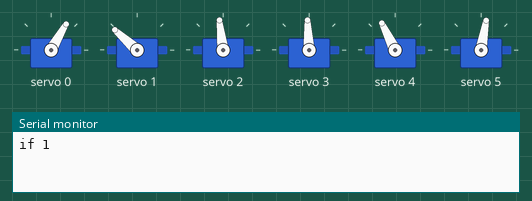
The sketch below on a simulated ESP32. On the bench: 6 × servo, the last lines printed to the serial monitor.

Above: at 3.1 s.
At 3.25 s:
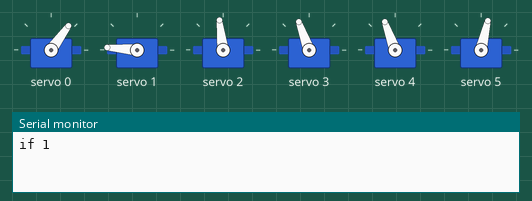
At 3.45 s:
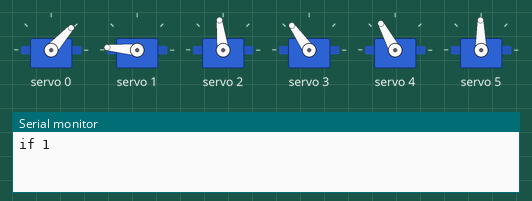
At 3.85 s:
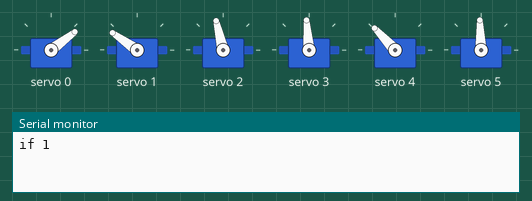
At 4.25 s:
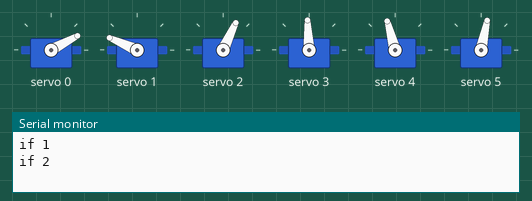
At 4.65 s:
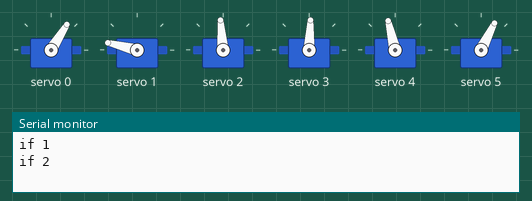
Timing chart, 0 to 6.7 s (numbered marks = the images above):
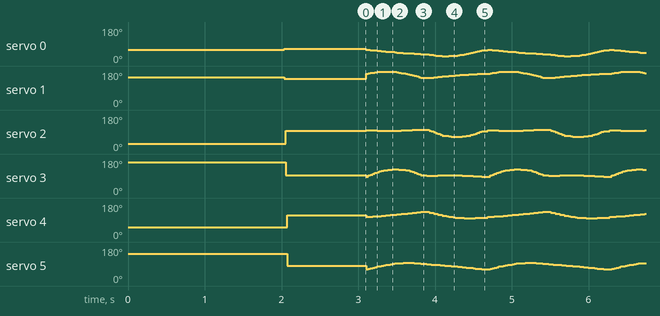

The sketch:

V1_Walking_Cycle.ino
```cpp
///////////////////////////////////////////////////////////////////////////////////////////////////
// Walking gait V1 D style cycle (rotated 90 degrees anticlockwise)
///////////////////////////////////////////////////////////////////////////////////////////////////
#include <Wire.h>
#include <Adafruit_PWMServoDriver.h>

Adafruit_PWMServoDriver pwm = Adafruit_PWMServoDriver(0x40);


#define SERVO_FREQ 50 // Analog servos run at ~50 Hz
#define SERVOMINPWM 80  // Minimum pulse length count for 996
#define SERVOMAXPWM 560  // Maximum pulse length count for 996


int SERVOMINDEG = 0;  // Minimum degree
int SERVOMAXDEG = 210;  // Maximum degree
int OffsetDeg = 15;

int SERVOMINWORK = SERVOMINDEG + OffsetDeg; //Set min degree to ensure all motors have a working range of 180 degrees
int SERVOMAXWORK = SERVOMAXDEG - OffsetDeg; //Set max degree to ensure all motors have a working range of 180 degrees

int SERVOMINPWMWORK = map(SERVOMINWORK,SERVOMINDEG,SERVOMAXDEG,SERVOMINPWM,SERVOMAXPWM);
int SERVOMAXPWMWORK = map(SERVOMAXWORK,SERVOMINDEG,SERVOMAXDEG,SERVOMINPWM,SERVOMAXPWM);

int MidPoint = (SERVOMAXWORK + SERVOMINWORK)/2;

float L1 = 70.85; //M0/1 to M2/3 link length
float theta1 = 0;

float L2 = 77; //M2/3 to M4/5 Link length
float theta2 = 0;

float L3 = 79.35; //M4/5 to Floor Link Length
float theta3 = 0;

double stepHeight = 15;
double stepMidYPoint = 190;

double stepMidXPoint = 0;
double stepXOffset = 15;

int ZeroPotions[] = {112,105,175,30,155,55};


//Uses Zero Potions
void StraightLeg(){

  pwm.setPWM(0, 0, map(ZeroPotions[0],SERVOMINWORK,SERVOMAXWORK, SERVOMINPWMWORK, SERVOMAXPWMWORK));
  pwm.setPWM(1, 0, map(ZeroPotions[1],SERVOMINWORK,SERVOMAXWORK, SERVOMINPWMWORK, SERVOMAXPWMWORK));
  delay(10);
  pwm.setPWM(2, 0, map(ZeroPotions[2],SERVOMINWORK,SERVOMAXWORK, SERVOMINPWMWORK, SERVOMAXPWMWORK));
  pwm.setPWM(3, 0, map(ZeroPotions[3],SERVOMINWORK,SERVOMAXWORK, SERVOMINPWMWORK, SERVOMAXPWMWORK));
  delay(10);
  pwm.setPWM(4, 0, map(ZeroPotions[4],SERVOMINWORK,SERVOMAXWORK, SERVOMINPWMWORK, SERVOMAXPWMWORK));
  pwm.setPWM(5, 0, map(ZeroPotions[5],SERVOMINWORK,SERVOMAXWORK, SERVOMINPWMWORK, SERVOMAXPWMWORK));
  delay(10);
}
//Sat
void Sat(){

  //Thigh
  pwm.setPWM(0, 0, map(70,SERVOMINWORK,SERVOMAXWORK, SERVOMINPWMWORK, SERVOMAXPWMWORK));
  pwm.setPWM(1, 0, map(150,SERVOMINWORK,SERVOMAXWORK, SERVOMINPWMWORK, SERVOMAXPWMWORK));
  delay(10);
  //Knee
  pwm.setPWM(2, 0, map(40,SERVOMINWORK,SERVOMAXWORK, SERVOMINPWMWORK, SERVOMAXPWMWORK)); //36/37
  pwm.setPWM(3, 0, map(165,SERVOMINWORK,SERVOMAXWORK, SERVOMINPWMWORK, SERVOMAXPWMWORK));//175
  delay(10);
  //Ankle
  pwm.setPWM(4, 0, map(61,SERVOMINWORK,SERVOMAXWORK, SERVOMINPWMWORK, SERVOMAXPWMWORK)); //61
  pwm.setPWM(5, 0, map(147,SERVOMINWORK,SERVOMAXWORK, SERVOMINPWMWORK, SERVOMAXPWMWORK));
  delay(10);

}

//Calc invers kine of xy of leg with end potioning established
void XYCalc(int x, int y){
  //Serial.printf("\nX = %d, Y = %d \n", x, y);
  //Calc for the planar leg (just for motors 4 to 9)
  float A = y - L3;
  float G = sqrt(sq(x) + sq(y-L3)); //assuming y is from joint

  theta2 = acos((sq(G)-sq(L1)-sq(L2)) / ((-2) * L1 * L2));


  float alpha = atan(x/A);
  float beta = asin((L2 * sin(theta2)) / G);

  theta1 = alpha + beta;


  theta1 = theta1 *180/ PI;
  theta2 = theta2 *180/ PI;

  theta3 = 180 - theta1 - theta2;

  // Serial.print("Theta1 = ");
  // Serial.println(theta1);
  // Serial.print("Theta2 = ");
  // Serial.println(theta2);
  // Serial.print("Theta3 = ");
  // Serial.println(theta3);
  // Serial.println();

}

void RightLeg(int ThighOffset){

  //Thigh
  pwm.setPWM(0, 0, map(ZeroPotions[0] - (theta1 + ThighOffset),SERVOMINWORK,SERVOMAXWORK, SERVOMINPWMWORK, SERVOMAXPWMWORK));
  //delay(20);
  //Knee
  pwm.setPWM(2, 0, map(ZeroPotions[2] - (180 - theta2),SERVOMINWORK,SERVOMAXWORK, SERVOMINPWMWORK, SERVOMAXPWMWORK));
  //delay(20);
  //Ankle
  pwm.setPWM(4, 0, map(ZeroPotions[4] - theta3,SERVOMINWORK,SERVOMAXWORK, SERVOMINPWMWORK, SERVOMAXPWMWORK));
  //delay(20);
}

void LeftLeg(int ThighOffset){

  //Thigh
  pwm.setPWM(1, 0, map(ZeroPotions[1] + (theta1 + ThighOffset),SERVOMINWORK,SERVOMAXWORK, SERVOMINPWMWORK, SERVOMAXPWMWORK));
  //delay(20);
  //Knee
  pwm.setPWM(3, 0, map(ZeroPotions[3] + (180 - theta2),SERVOMINWORK,SERVOMAXWORK, SERVOMINPWMWORK, SERVOMAXPWMWORK));
  //delay(20);
  //Ankle
  pwm.setPWM(5, 0, map(ZeroPotions[5] + theta3,SERVOMINWORK,SERVOMAXWORK, SERVOMINPWMWORK, SERVOMAXPWMWORK));
  //delay(20);
}


//Use for seting XY posiont of the legs
void MotorSet(int ThighOffset){

  //Thigh
  pwm.setPWM(0, 0, map(ZeroPotions[0] - (theta1 + ThighOffset),SERVOMINWORK,SERVOMAXWORK, SERVOMINPWMWORK, SERVOMAXPWMWORK));
  pwm.setPWM(1, 0, map(ZeroPotions[1] + (theta1 + ThighOffset),SERVOMINWORK,SERVOMAXWORK, SERVOMINPWMWORK, SERVOMAXPWMWORK));
  delay(20);
  //Knee
  pwm.setPWM(2, 0, map(ZeroPotions[2] - (180 - theta2),SERVOMINWORK,SERVOMAXWORK, SERVOMINPWMWORK, SERVOMAXPWMWORK));
  pwm.setPWM(3, 0, map(ZeroPotions[3] + (180 - theta2),SERVOMINWORK,SERVOMAXWORK, SERVOMINPWMWORK, SERVOMAXPWMWORK));
  delay(20);
  //Ankle
  pwm.setPWM(4, 0, map(ZeroPotions[4] - abs(theta3),SERVOMINWORK,SERVOMAXWORK, SERVOMINPWMWORK, SERVOMAXPWMWORK));
  pwm.setPWM(5, 0, map(ZeroPotions[5] + abs(theta3),SERVOMINWORK,SERVOMAXWORK, SERVOMINPWMWORK, SERVOMAXPWMWORK));
  delay(20);


}

void StandPos(){
  int x = 0;
  int y = 200;
  int offset = 0;
  XYCalc(x,y);
  MotorSet(offset);
}

//////////////////////////////////////////////////////////////////////////////////////////////////////////////////////////////////////////////////

void setup() {
  Serial.begin(9600);
  pwm.begin();
  pwm.setPWMFreq(SERVO_FREQ); // Set PWM frequency to 50 Hz
  pwm.setOscillatorFrequency(27000000);

  Sat();
  delay(2000);
  StandPos();
  delay(1000);

}

//////////////////////////////////////////////////////////////////////////////////////////////////////////////////////////////////////////////////

void loop() {


  //delay(200);
  int SweepDelay = 25;
  int MinX = -20; //forward, can be either -ive or +ive
  int MaxX = 30; //back Has to always be positive
  int DiffX = abs(MaxX) + abs(MinX);
  int MidRangeX = DiffX / 2;
  int MidX = MaxX - MidRangeX;
  int QuaterRangeX = MidRangeX/2;
  int LowerQuaterX = MidX - QuaterRangeX;
  int UpperQuaterX = MidX + QuaterRangeX;

  int yStand = 200;
  int yUp = 170;

  int y = yStand;

  //Left leg
  int step = 0;
  int Lx;
  int Ly = yStand;

  int Thigh = 15;


  //Sweeping x axis
  //Right Leg slides back while left lifts
  Serial.printf("if 1\n");
  for (int x = MinX; x <= MaxX; x=x+2){

    /*Serial.print("X = ");
    Serial.println(x);
    Serial.print("Y = ");
    Serial.println(y);*/

    //calc position of right Leg
    XYCalc(x,y);
    RightLeg(Thigh);

    Lx = MaxX - (step*2);
   /* Serial.print("LX = ");
    Serial.println(Lx);
    Serial.print("LY = ");
    Serial.println(Ly);*/

    //Calc position of left leg
    XYCalc(Lx,Ly);
    LeftLeg(Thigh);
    delay(SweepDelay);
    step++;
    //Serial.printf("Lx = %d\n", Lx);
    //Serial.printf("Ly = %d\n", Ly);

    //changing the hight of the left leg
    if (Lx >= UpperQuaterX){
      Ly = Ly - 3;
      //Serial.printf("Ly, UpperQuaterX = %d\n", Ly);
    }else if((MidX < Lx) && (Lx <= UpperQuaterX)){
      Ly= Ly -1;
      //Serial.printf("Ly, MidX, UpperQuaterX = %d\n", Ly);

    }else if((MidX >= Lx) && (Lx > LowerQuaterX)){
      Ly = Ly +1;
      //Serial.printf("Ly, MidX, LowerQuaterX = %d\n", Ly);
    }
    else if(Lx <= LowerQuaterX){
      Ly = Ly + 3;
      //Serial.printf("Ly, LowerQuaterX = %d\n", Ly);
    }

    if(Ly > yStand){Ly = yStand;}
    else if (Ly < yUp){Ly = yUp;}

  }
  delay(50);

  //////////////////////////////

  //Reset variables
  Ly = yStand;
  step = 0;


  //////////////////////////////

  Serial.printf("if 2\n");
  //Right leg lifts as left slides back
  for (int x = MaxX; x >= MinX; x = x-2){

    //Calc Right leg
    XYCalc(x,y);
    /*Serial.print("X = ");
    Serial.println(x);
    Serial.print("Y = ");
    Serial.println(y);*/
    RightLeg(Thigh);


    //change the height of the right leg for next iteration
    if (x >= UpperQuaterX){
      y = y - 3;
    }else if((MidX < x) && (x <= UpperQuaterX)){
      y = y - 1;
    }else if((MidX >= x) && (x > LowerQuaterX)){
      y = y +1;
    }else if(x <= LowerQuaterX){
      y = y + 3;
    }

    if(y > yStand){y = yStand;}
    else if (y < yUp){y = yUp;}

    Lx = MinX + (step*2);
    /*Serial.print("LX = ");
    Serial.println(Lx);
    Serial.print("LY = ");
    Serial.println(Ly);*/

    //Calc Left Leg
    XYCalc(Lx,Ly);
    LeftLeg(Thigh);
    delay(SweepDelay);
    step++;

  }
  delay(50);


}
```

Measured:
- by itself, servo 0: moves between 26° and 65°, repeating every 1.6 s
